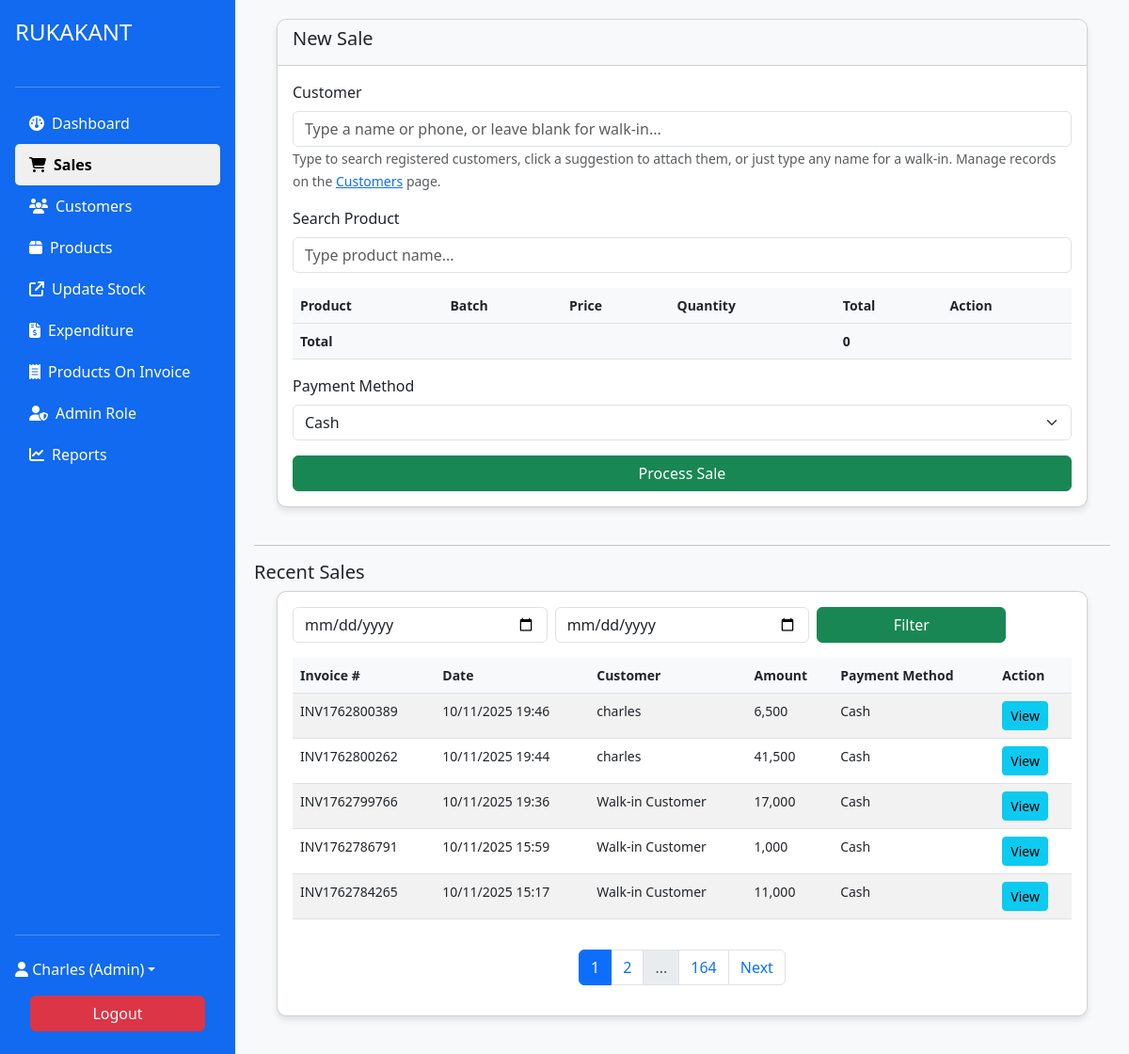
The page /system/sales.php (signed in) on the database as committed earlier.
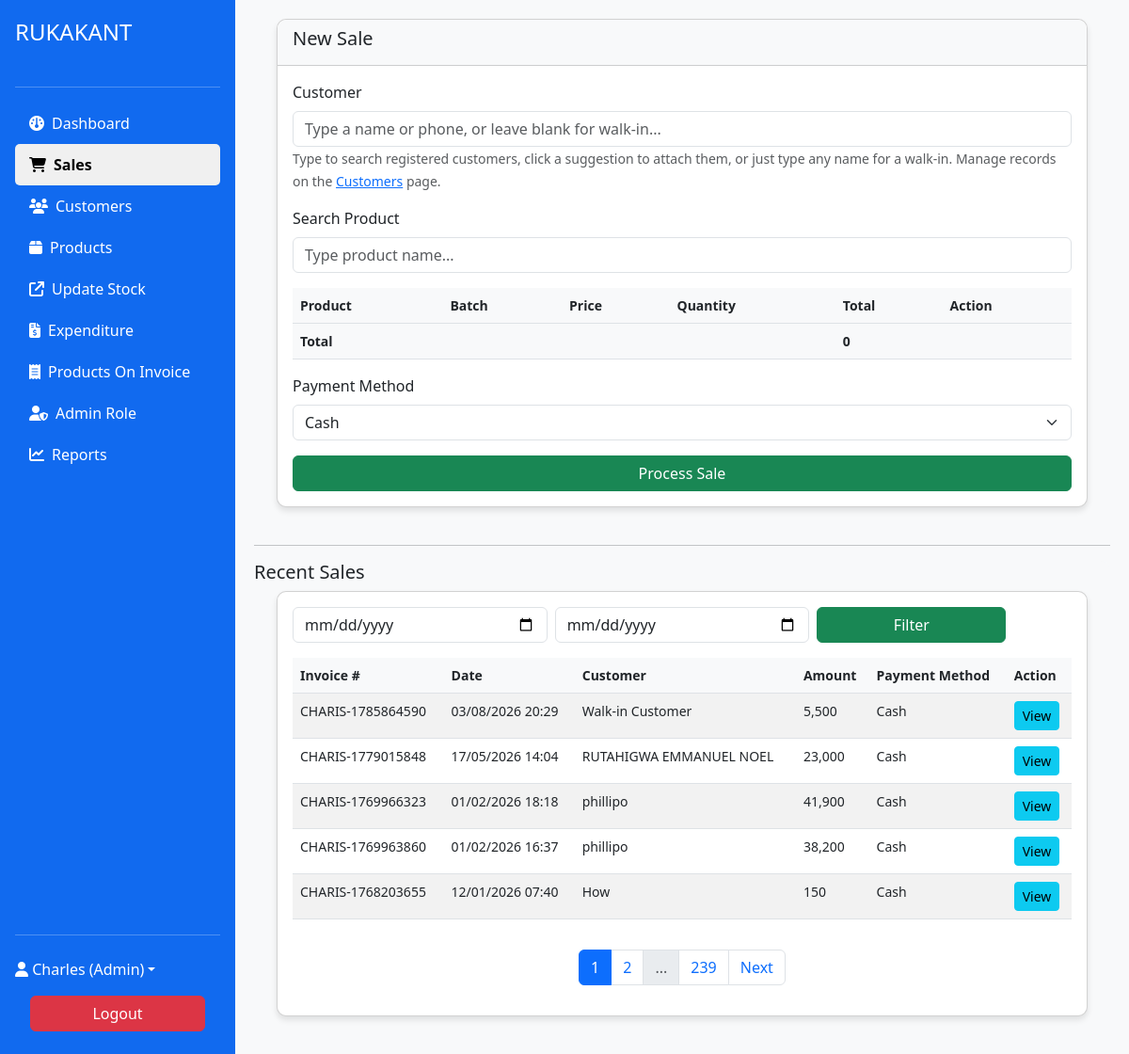
The same page on the database as committed later.
### tables this page shows
CREATE TABLE `sales_pharm` (
  `id` int(11) NOT NULL,
  `customer_id` int(11) DEFAULT NULL,
  `invoice_number` varchar(20) NOT NULL,
  `user_id` int(11) NOT NULL,
  `customer_name` varchar(100) DEFAULT NULL,
  `total_amount` double DEFAULT NULL,
  `discount` double DEFAULT NULL,
  `tax` double DEFAULT NULL,
  `net_amount` double DEFAULT NULL,
  `payment_method` enum('cash','card','mobile_money') NOT NULL,
  `transaction_id` varchar(255) DEFAULT NULL,
  `date` datetime DEFAULT current_timestamp(),
  `notes` text DEFAULT NULL
);

### includes/db.php (called while the page is built, shortened)
<?php
class Database
{
    private $host = 'localhost';
    private $user = 'root';
    private $pass = '';
    private $dbname = 'hospital_management';
    private $conn;
    public function __construct()
    {
        $this->conn = new mysqli($this->host, $this->user, $this->pass, $this->dbname);
    }
    public function rawQuery($sql)
    {
        $result = $this->conn->query($sql);
        return $result;
    }
    public function fetchAll($sql, $params = [])
    {
        $stmt = $this->conn->prepare($sql);
        $stmt->execute();
        $result = $stmt->get_result();
        return $result ? $result->fetch_all(MYSQLI_ASSOC) : [];
    }
}

### system/sales.php (the view, shortened to what the changed rows need)
<?php
require_once '../includes/header.php';
$limit  = 5;
$page   = isset($_GET['page']) && is_numeric($_GET['page']) ? (int) $_GET['page'] : 1;
$offset = ($page - 1) * $limit;
$start_date = $_GET['start_date'] ?? '';
$end_date   = $_GET['end_date']   ?? '';
$date_filter = '';
$params = [];
if (!empty($date_filter)) {
    $stmt = $db->prepare("SELECT COUNT(*) AS total FROM sales_pharm s $date_filter");
    $stmt->bind_param('ss', ...$params);
    $stmt->execute();
    $total_row = $stmt->get_result()->fetch_assoc();
    $stmt->close();
} else {
    $total_row = $db->rawQuery("SELECT COUNT(*) AS total FROM sales_pharm")->fetch_assoc();
}
$total_rows  = $total_row['total'];
$total_pages = ceil($total_rows / $limit);
$query = "
    SELECT s.*, u.username
    FROM sales_pharm s
    JOIN users_pharm u ON s.user_id = u.id
";
$query .= " ORDER BY s.date DESC LIMIT $limit OFFSET $offset";
if (!empty($date_filter)) {
    $stmt = $db->prepare($query);
    $stmt->bind_param('ss', ...$params);
    $stmt->execute();
    $recent_sales = $stmt->get_result()->fetch_all(MYSQLI_ASSOC);
    $stmt->close();
} else {
    $recent_sales = $db->fetchAll($query);
}
?>
<div class="container-fluid d-flex justify-content-center">
    <div class="row w-100 justify-content-center">
        <div class="col-12">
            <div class="card mb-4">
                <div class="card-body">
                    <form id="saleForm" method="POST" action="invoice.php">
                        <div class="table-responsive">
                            <table class="table table-striped w-100">
                                <thead>
                                    <tr>
                                        <th>Product</th>
                                        <th>Batch</th>
                                        <th>Price</th>
                                        <th>Quantity</th>
                                        <th>Total</th>
                                        <th>Action</th>
                                    </tr>
                                </thead>
                                <tfoot>
                                    <tr>
                                        <th colspan="4">Total</th>
                                        <th id="saleTotal">0</th>
                                        <th></th>
                                    </tr>
                                </tfoot>
                            </table>
                        </div>
                    </form>
                </div>
            </div>
        </div>
    </div>
</div>
<div class="container-fluid d-flex justify-content-center">
    <div class="row w-100 justify-content-center">
        <div class="col-12">
            <div class="card">
                <div class="card-body">
                    <div class="table-responsive">
                        <table class="table table-striped w-100">
                            <thead>
                                <tr>
                                    <th>Invoice #</th>
                                    <th>Date</th>
                                    <th>Customer</th>
                                    <th>Amount</th>
                                    <th>Payment Method</th>
                                    <th>Action</th>
                                </tr>
                            </thead>
                            <tbody>
                                <?php foreach ($recent_sales as $sale): ?>
                                    <tr>
                                        <td><?= $sale['invoice_number'] ?></td>
                                        <td><?= date('d/m/Y H:i', strtotime($sale['date'])) ?></td>
                                        <td><?= htmlspecialchars($sale['customer_name'] ?? '') ?></td>
                                        <td><?= number_format($sale['total_amount']) ?></td>
                                        <td>
                                            <?= ucfirst(str_replace('_', ' ', $sale['payment_method'])) ?>
                                        </td>
                                        <td>
                                            <a href="closed_invoice.php?id=<?= $sale['id'] ?>" class="btn btn-sm btn-info">View</a>
                                        </td>
                                    </tr>
                                <?php endforeach; ?>
                            </tbody>
                        </table>
                    </div>
                    <?php if ($total_pages > 1): ?>
                        <nav>
                            <ul class="pagination justify-content-center mt-3">
                                <?php
                                $range = ($total_pages > 1000) ? 0 : (($total_pages > 100) ? 1 : 2);
                                $start = max(1, $page - $range);
                                $end   = min($total_pages, $page + $range);
                                for ($i = $start; $i <= $end; $i++) {
                                    $active = ($i == $page) ? 'active' : '';
                                    echo '<li class="page-item ' . $active . '"><a class="page-link" href="?page=' . $i . '&start_date=' . $start_date . '&end_date=' . $end_date . '">' . $i . '</a></li>';
                                }
                                if ($end < $total_pages) {
                                    if ($end < $total_pages - 1) echo '<li class="page-item disabled"><span class="page-link">...</span></li>';
                                    echo '<li class="page-item"><a class="page-link" href="?page=' . $total_pages . '&start_date=' . $start_date . '&end_date=' . $end_date . '">' . $total_pages . '</a></li>';
                                }
                                ?>
                            </ul>
                        </nav>
                    <?php endif; ?>
                </div>
            </div>
        </div>
    </div>
</div>
<?php include '../includes/footer.php'; ?>

Rows that differ between the two databases and show on the page:
no longer on this page (row unchanged): sales_pharm: invoice_number "INV1762800389", date "10/11/2025 19:46", customer_name "charles", total_amount "6,500", payment_method "Cash"
no longer on this page (row unchanged): sales_pharm: invoice_number "INV1762800262", date "10/11/2025 19:44", customer_name "charles", total_amount "41,500", payment_method "Cash"
no longer on this page (row unchanged): sales_pharm: invoice_number "INV1762799766", date "10/11/2025 19:36", customer_name "Walk-in Customer", total_amount "17,000", payment_method "Cash"
no longer on this page (row unchanged): sales_pharm: invoice_number "INV1762786791", date "10/11/2025 15:59", customer_name "Walk-in Customer", total_amount "1,000", payment_method "Cash"
no longer on this page (row unchanged): sales_pharm: invoice_number "INV1762784265", date "10/11/2025 15:17", customer_name "Walk-in Customer", total_amount "11,000", payment_method "Cash"
added sales_pharm: invoice_number "CHARIS-1785864590", date "03/08/2026 20:29", customer_name "Walk-in Customer", total_amount "5,500", payment_method "Cash"
added sales_pharm: invoice_number "CHARIS-1779015848", date "17/05/2026 14:04", customer_name "RUTAHIGWA EMMANUEL NOEL", total_amount "23,000", payment_method "Cash"
added sales_pharm: invoice_number "CHARIS-1769966323", date "01/02/2026 18:18", customer_name "phillipo", total_amount "41,900", payment_method "Cash"
added sales_pharm: invoice_number "CHARIS-1769963860", date "01/02/2026 16:37", customer_name "phillipo", total_amount "38,200", payment_method "Cash"
added sales_pharm: invoice_number "CHARIS-1768203655", date "12/01/2026 07:40", customer_name "How", total_amount "150", payment_method "Cash"
Other text that changed with them:
$total_pages: "164" → "239"
